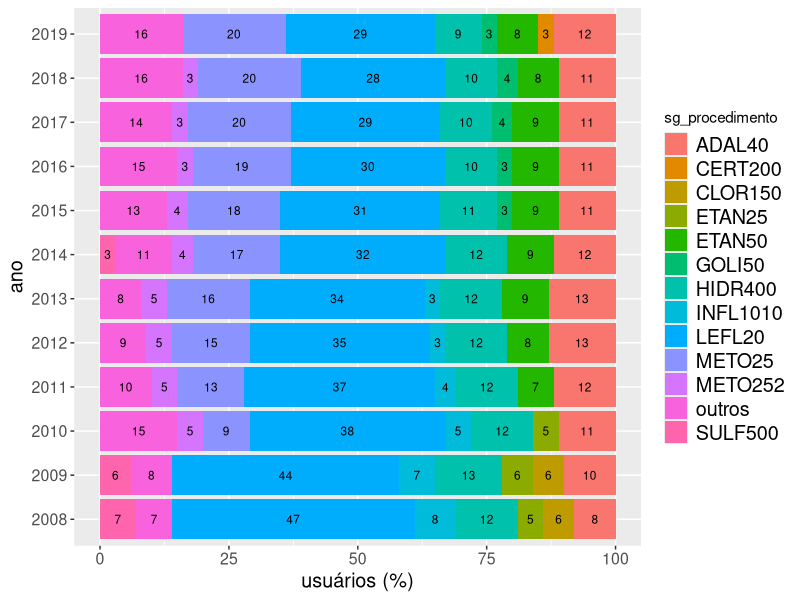

Here is the R script that generated this plot:
## ---- chunk 1
library(ggplot2)
## ---- chunk 2
  tf_pcdt_produto_ano          = read.csv(file = 'db_sabeis.tf_pcdt_produto_ano_outros.csv')
  tf_pcdt_produto_ano$nu_ano_competencia = as.factor(tf_pcdt_produto_ano$nu_ano_competencia)
  tf_pcdt_produto_ano$qt_cns_paciente_percentual = round(tf_pcdt_produto_ano$qt_cns_paciente_percentual)

    ggplot(
      subset(tf_pcdt_produto_ano, co_pcdt==10),
      aes(
        fill=sg_procedimento,
        y=qt_cns_paciente_percentual,
        x=nu_ano_competencia,
        label = qt_cns_paciente_percentual
      )
    ) + geom_bar(stat="identity") +
      xlab('ano') +
      ylab('usuários (%)') +
      geom_text(size = 3, position = position_stack(vjust = 0.5)) +
      coord_flip() +
      theme(
        legend.text=element_text(size=rel(1.3)),
        axis.title.x = element_text(size=rel(1.3)),
        axis.title.y = element_text(size=rel(1.3)),
        axis.text.x = element_text(size=rel(1.3)),
        axis.text.y = element_text(size=rel(1.3))
      )
